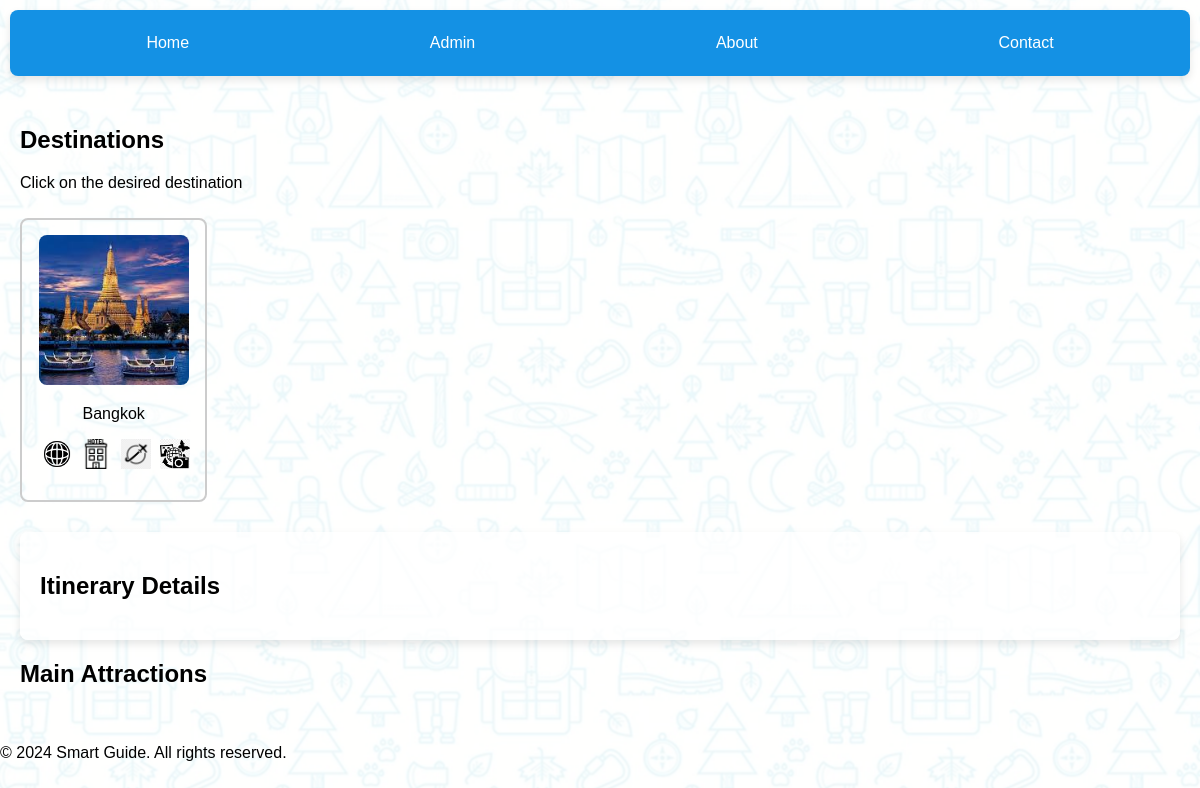
Screenshot of /destinations/3 with the database file from the repository.
### tables this page shows
CREATE TABLE destinations (
    id INTEGER PRIMARY KEY AUTOINCREMENT,
    name TEXT NOT NULL,
    country_id INTEGER,
    image_path TEXT,
    FOREIGN KEY (country_id) REFERENCES countries (id)
);

### app.py (the view)
@app.route('/destinations/<int:country_id>')
def destinations(country_id):
    destinations = get_destinations_by_country(country_id)
    return render_template('destinations.html', destinations=destinations)

### app.py (called while the page is built)
def get_destinations_by_country(country_id):
    db_path = os.path.join(os.path.dirname(__file__), 'db', 'trip_planner.db')
    conn = sqlite3.connect(db_path)
    cursor = conn.cursor()
    cursor.execute('''
        SELECT destinations.id, destinations.name, destinations.image_path
        FROM destinations
        WHERE destinations.country_id = ?
    ''', (country_id,))
    destinations = cursor.fetchall()
    conn.close()
    return destinations

### templates/destinations.html (shortened to what this page needs)
<!DOCTYPE html>
<html lang="en">
<head>
    <link rel="stylesheet" href="{{ url_for('static', filename='styles.css') }}">
    <link rel="stylesheet" href="https://cdnjs.cloudflare.com/ajax/libs/font-awesome/6.0.0-beta3/css/all.min.css">
</head>
<body>
    <header>
        <nav class="navbar">
            <a href="/">Home</a>
            <a href="/admin">Admin</a>
            <a href="/about">About</a>
            <a href="/contact">Contact</a>
        </nav>
    </header>
    <main>
        {% if destinations %}
            <h2>Destinations</h2>
            <p>Click on the desired destination</p>
            <div class="destination-list">
                {% for destination in destinations %}
                    <div class="destination-item">
                        <img src="{{ url_for('static', filename=destination[2]) }}" alt="{{ destination[1] }}" class="destination-image" onclick="showAttractions({{ destination[0] }})" style="cursor: pointer;">
                        <p>{{ destination[1] }}
                        <a href="https://en.wikipedia.org/wiki/{{ destination[1] }}" target="_blank">
                            <img src="/static/images/wiki.png" alt= About {{ destination[1] }} class="icon-image">
                        </a>
                        <a href="https://www.google.com/search?q=hotels+in+{{ destination[1] }}" target="_blank">
                            <img src="/static/images/hotel.png" alt= Search Hotels class="icon-image">
                        </a>
                        <a href="https://www.google.com/search?q=flights+to+{{ destination[1] }}" target="_blank">
                            <img src="/static/images/flights.png" alt= Search Hotels class="icon-image">
                        </a>
                        <a href="https://www.google.com/search?q=local+attractions+in+{{ destination[1] }}" target="_blank">
                            <img src="/static/images/attractions.png" alt= Search Hotels class="icon-image">
                        </a>
                    </P>
                    </div>
                {% endfor %}
            </div>
        {% else %}
            <p>No destinations found.</p>
        {% endif %}
        <section id="itinerary-section">
                <h2>Itinerary Details</h2>
        </section>
        <section id="attractions-section">
            <h2>Main Attractions</h2>
        </section>
    </main>
    {% include 'footer.html' %}
</body>
</html>

### static/styles.css (style rules this page uses)
body { background-image: url('/static/images/background.png'); background-size: auto; background-position: center; background-repeat: repeat; font-family: Arial, sans-serif; margin: 0; padding: 0; }
.navbar { display: flex; justify-content: space-around; background-color: #1491e4; padding: 1rem; box-shadow: 0 4px 8px rgba(0, 0, 0, 0.1); border-radius: 8px; margin: 10px; }
.navbar a { color: white; text-decoration: none; padding: 0.5rem 1rem; transition: background-color 0.3s, color 0.3s, transform 0.3s; border-radius: 4px; }
.destination-list { display: flex; flex-wrap: wrap; gap: 20px; }
.destination-item { text-align: center; border: 2px solid #ccc; padding: 15px; margin: 10px 0; border-radius: 8px; transition: all 0.3s ease; }
.destination-image { width: 150px; height: 150px; object-fit: cover; transition: transform 0.3s ease; max-width: 100%; border-radius: 8px; }
main { padding: 20px; }
#itinerary-section { margin-top: 20px; background-color: rgba(255, 255, 255, 0.8); padding: 20px; border-radius: 8px; box-shadow: 0 4px 8px rgba(0, 0, 0, 0.1); }
#attractions-section { margin-top: 20px; }
.icon-image { width: 30px; height:30px; object-fit: cover; transition: transform 0.3s ease; margin-left: 5px; vertical-align: middle; }

### templates/destinations.html (style rules this page uses)
a { text-decoration: none; }

### rows the page displays
destinations: image_path (picture), name "Bangkok"
